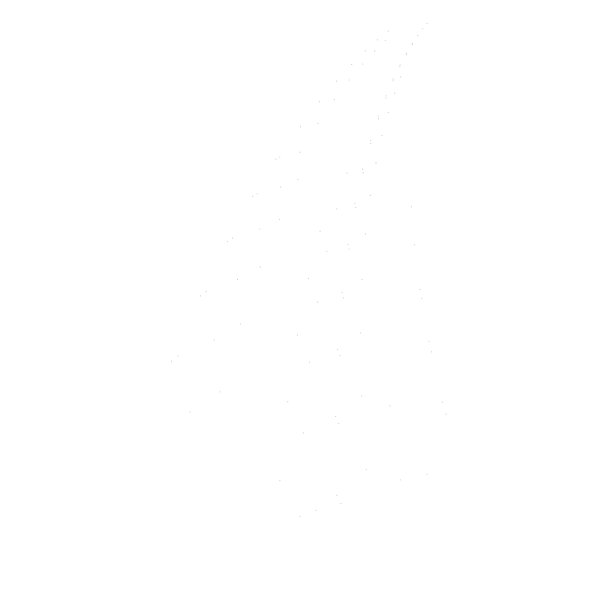
Frame 1 (no input)
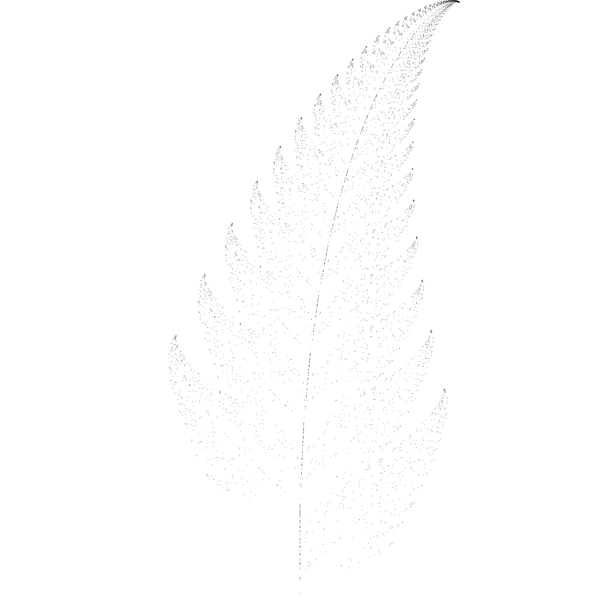
Frame 60 (no input)
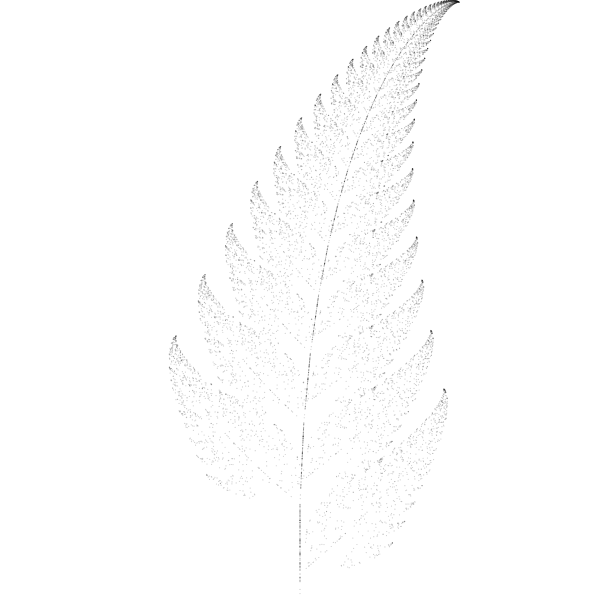
Frame 120 (the mouse pressed at the canvas centre since frame 60)

The p5.js sketch that drew these frames (run headless with seeded random() and noise() and a simulated clock; from frame 60 on, the mouse is pressed at the canvas centre):

// p5.js sketch
// ── sketch.js
class Element {
  constructor(x, y, size) {
    this.position = createVector(x, y);
    this.size = size;
  }

  draw() {
    noStroke()
    fill(0, 50)
    ellipse(this.position.x, this.position.y, this.size * 2, this.size * 2);
  }

  update(rule) {
    const [a, b, c, d, e, f] = rule.rule;
    const x = this.position.x;
    const y = this.position.y;
    const newX = a * x + b * y + e;
    const newY = c * x + d * y + f;
    this.position.set(newX, newY);
  }
}

class IFS {
  constructor(rules) {
    this.rules = rules;
    this.current = new Element(random(), random(), 0.01);
  }

  iterate(n = 50) {
    for (let i = 0; i < n; i++) {
      const rule = this.getRule();
      this.current.update(rule);
      this.current.draw();
    }
  }

  getRule() {
    let r = random();
    for (const rule of this.rules) {
      if (r < rule.weight) return rule;
      r -= rule.weight;
    }
  }
}

let ifs;

function setup() {
  createCanvas(600, 600);
  background(255);
  ifs = new IFS([
    { weight: 0.01, rule: [0.0, 0.0, 0.0, 0.16, 0.0, 0.0] },
    { weight: 0.85, rule: [0.85, 0.04, -0.04, 0.85, 0.0, 1.6] },
    { weight: 0.07, rule: [0.2, -0.26, 0.23, 0.22, 0.0, 1.6] },
    { weight: 0.07, rule: [-0.15, 0.28, 0.26, 0.24, 0.0, 0.44] },
  ]);
}

function draw() {
  translate(width / 2, height);
  scale(60, -60)
  ifs.iterate(100);
}
